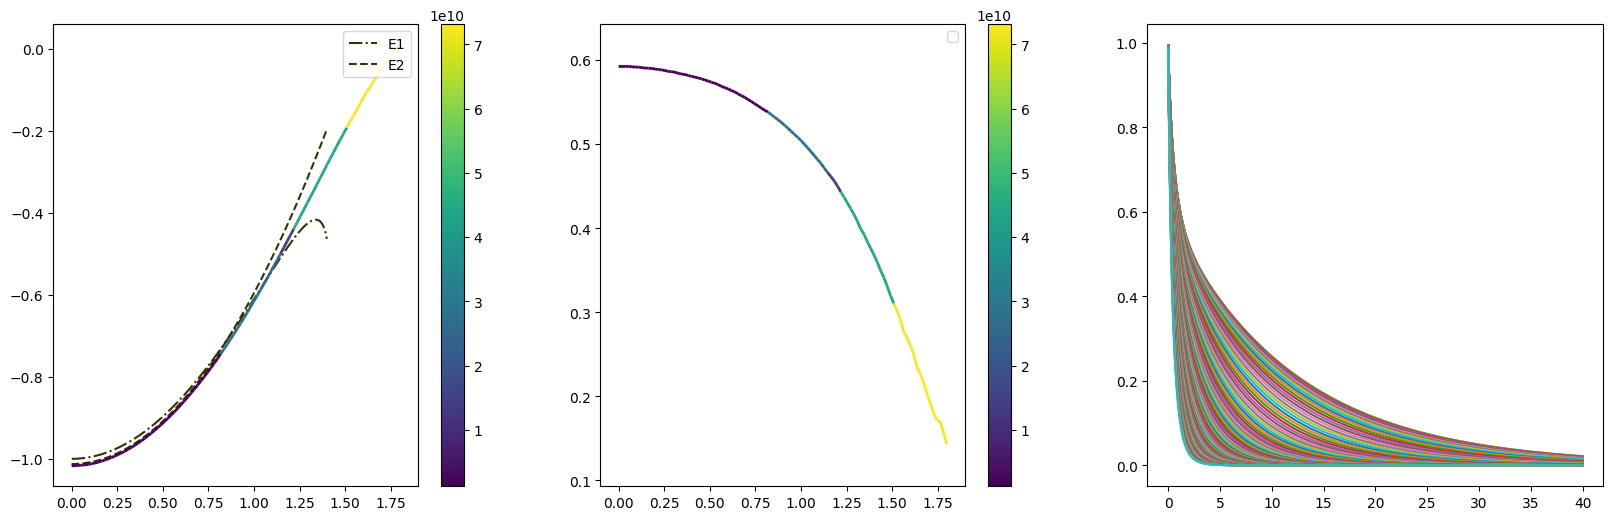

Source code (Python):
from cProfile import label
import os
from calculations.utils import build_color_linecollection
from manager.analyzer import E1, E2, fit_exp
from parameters import *
from matplotlib.colors import ListedColormap, BoundaryNorm

# ============= RETRIEVAL =============

filter = {
    "run_properties.alpha": alpha,
    "tags.project": project_name,
    # "run_properties.steps_done_total": {"$gt": 2_500_000_000},
}
results = store.collection.find(filter)
N = store.collection.count_documents(filter)
print(f"retrieved {N} documents with filter {filter}")

fig, ax = plt.subplots(1, 3, figsize=(20, 6))

z_estimates = np.linspace(0.6, 0, N)
energies = []
momenta = []
z_values = []
steps_done_total = []
print(f"\tmomentum\t\tE\t\tZ")
print(f"\t----------------------------------------")
for z_estimate, result in zip(z_estimates, results):
    fft = result["fft"]
    taus = np.array(fft["taus"])
    G_t = np.array(fft["G_t"])
    properties = result["run_properties"]
    momentum = properties["momentum"]
    z, e = fit_exp(
        taus,
        G_t,
        properties,
        z_estimate=z_estimate,
        e_estimate=properties["mu"],
    )
    print(f"\t{momentum:.4f}\t\t{e:.4f}\t\t{z:.4f}")
    momenta.append(momentum)
    steps_done_total.append(properties["steps_done_total"])
    energies.append(e)
    z_values.append(z)
    ax[2].plot(taus, G_t)

momenta_fine = np.linspace(0, 1.4, 1000)
momenta = np.array(momenta)
energies = np.array(energies)
z_values = np.array(z_values)
steps_done_total = np.array(steps_done_total)

ax[0].plot(
    momenta_fine,
    E1(momenta_fine, alpha),
    linestyle="dashdot",
    color="#343400",
    label="E1",
)
ax[0].plot(
    momenta_fine,
    E2(momenta_fine, alpha),
    linestyle="dashed",
    color="#343400",
    label="E2",
)

paddingx = 0.1
paddingy = 0.05
lc = build_color_linecollection(momenta, energies, steps_done_total)
line = ax[0].add_collection(lc)
fig.colorbar(line, ax=ax[0])
ax[0].set_xlim(momenta.min() - paddingx, momenta.max() + paddingx)
ax[0].set_ylim(energies.min() - paddingy, energies.max() + paddingy)
ax[0].legend()

lc = build_color_linecollection(momenta, z_values, steps_done_total)
line = ax[1].add_collection(lc)
fig.colorbar(line, ax=ax[1])
ax[1].set_xlim(momenta.min() - paddingx, momenta.max() + paddingx)
ax[1].set_ylim(z_values.min() - paddingy, z_values.max() + paddingy)
ax[1].legend()

os.chdir(cfg_dir)
plt.savefig("plot.png", bbox_inches="tight")
